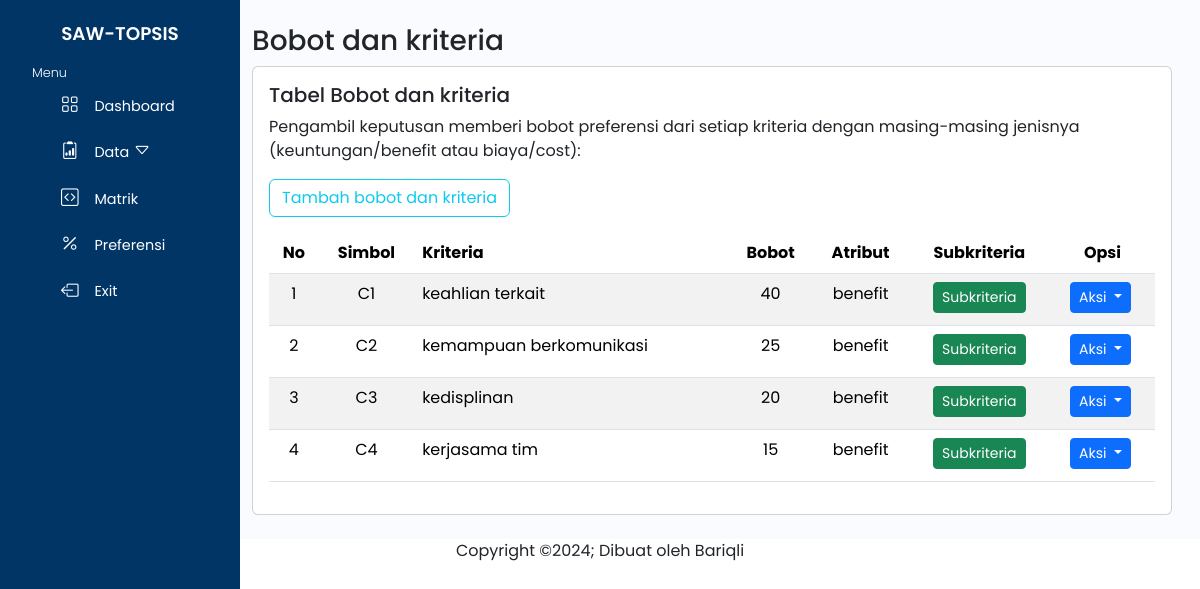
Screenshot of /kriteria.php (signed in) with the database file from the repository.
### tables this page shows
CREATE TABLE `tl_kriteria` (
  `id_kriteria` int(11) NOT NULL,
  `nama_kriteria` varchar(50) NOT NULL,
  `bobot` float NOT NULL,
  `atribut` varchar(10) NOT NULL,
  `tps_akar` float NOT NULL
);

### kriteria.php (the view, shortened to what this page needs)
<!DOCTYPE html>
<html lang="en">
    <?php
    require "layout/header.php";
    require "koneksi.php";
    ?>
<body>
    <div class="wrapper">
    <?php require "layout/sidebar.php";?>
           <div class="main">
           <main class="content px-3 py-4">
               <div class="container-fluid">
                   <h3>Bobot dan kriteria</h3>
                <div class="card">
                <div class="card-body">
                   <h5 class="card-title">Tabel Bobot dan kriteria</h5>
                        <p class="card-text">
                        Pengambil keputusan memberi bobot preferensi dari setiap kriteria dengan
                        masing-masing jenisnya (keuntungan/benefit atau biaya/cost):
                        </p>
                        <button type="button" class="btn btn-outline-info mb-3" data-bs-toggle="modal" data-bs-target="#exampleModal">
                        Tambah bobot dan kriteria
                        </button>
                        <table class="table table-striped table-hover">
                        <thead>
                        <tr>
                        <th class="text-center">No</th>
                        <th class="text-center">Simbol</th>
                        <th>Kriteria</th>
                        <th class="text-center">Bobot</th>
                        <th class="text-center">Atribut</th>
                        <th class="text-center">Subkriteria</th>
                        <th class="text-center">Opsi</th>
                        </tr>
                    </thead>
                    <tbody>
                    <?php
                    $data = mysqli_query($koneksi,"SELECT * FROM tl_kriteria ORDER BY id_kriteria");
                    $no = 0;
                    while ($a=mysqli_fetch_array($data)) {
                        ?>
                    <tr>
                        <td class="text-center"scope="col"><?php echo ++$no?></td>
                        <td class="text-center" scope="col">C<?php echo $no?></td>
                        <td scope="col"><?php echo $a['nama_kriteria']?></td>
                        <td class="text-center" scope="col"><?php echo $a['bobot']?></td>
                        <td class="text-center" scope="col"><?php echo $a['atribut']?></td>
                        <td class="text-center">
                        <a class="btn btn-success btn-sm" href="subkriteria.php?id_kriteria=<?= $a['id_kriteria']; ?>">Subkriteria</a>
                        </td>
                        <td class="text-center">
                        <div class='btn-group mb-1'>
            <div class="dropdown">
                <button class="btn btn-primary dropdown-toggle me-1 btn-sm" type="button"
                    id="dropdownMenuButton" data-bs-toggle="dropdown"
                    aria-haspopup="true" aria-expanded="false">
                    Aksi
                </button>
            </div>
        </div>
                        </td>
                    </tr>
                    <?php } ?>
                    </tbody>
                        </table>
                    </div>
                </div>
                </div>
            </div>
               <?php require "layout/footer.php";?>
           </div>
</body>
</html>

### assets/css/sd.css (style rules this page uses)
body { font-family: "Poppins", sans-serif; }
a { text-decoration: none; }
.wrapper { display: relative; }
.main { margin-left: 14rem; background-color: #fafbfe; }

### rows the page displays
tl_kriteria: nama_kriteria "keahlian terkait", bobot "40", atribut "benefit"
tl_kriteria: nama_kriteria "kemampuan berkomunikasi", bobot "25", atribut "benefit"
tl_kriteria: nama_kriteria "kedisplinan", bobot "20", atribut "benefit"
tl_kriteria: nama_kriteria "kerjasama tim", bobot "15", atribut "benefit"
